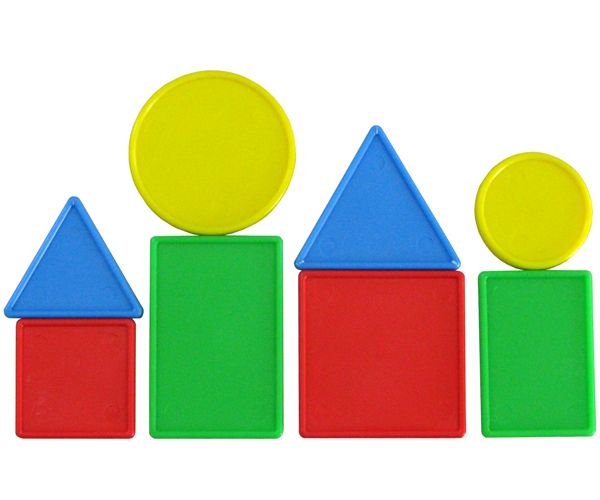
#> input picture exercise_3/assets/image.png, 600 x 500 px
$ python -i image_processor.py   (imports and definitions only)
#> lines starting #> are read from the running program, lines starting #| are printed output that depends on the picture
import cv2
import numpy as np
import os

class ImageProcessor:

    def __init__(self, file_path: str):
        self.file_path = file_path
        self.image = self._load_image()
        self.processed_images = {}

    def _load_image(self) -> np.ndarray:
        """Private method to safely load image."""
        if not os.path.exists(self.file_path):
            raise FileNotFoundError(f"Image not found at: {self.file_path}")

        img = cv2.imread(self.file_path)
#> img is the input picture: shape (500, 600, 3); mean B, G, R 163.3, 198.8, 192.8
        if img is None:
            raise ValueError("Failed to read image data.")
        return img

    def get_metadata(self) -> dict:
        """Returns image dimensions and channel info."""
        height, width, channels = self.image.shape
        return {
            "height": height,
            "width": width,
            "channels": channels
        }

    def show_image(self, window_name: str, image: np.ndarray = None):
        """Displays image in a GUI window."""
        if image is None:
            image = self.image
        cv2.namedWindow(window_name, cv2.WINDOW_NORMAL)
        cv2.resizeWindow(window_name, 640, 320)
        cv2.imshow(window_name, image)

    def show_separate_channels(self):
        """Splits and displays individual B, G, R channels."""
        b, g, r = cv2.split(self.image)
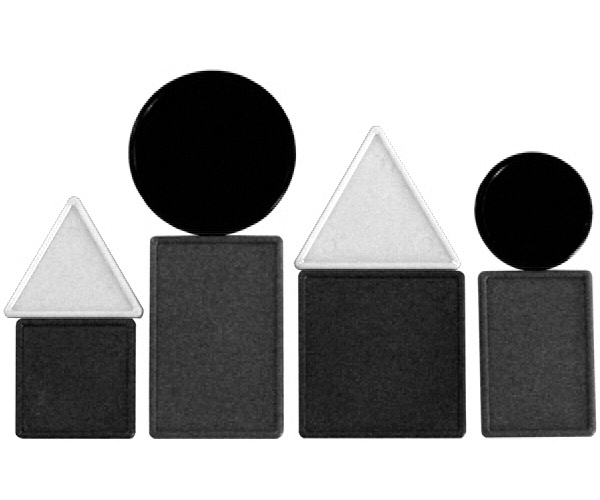
#> b: shape (500, 600); min 0, max 255, mean 163.3
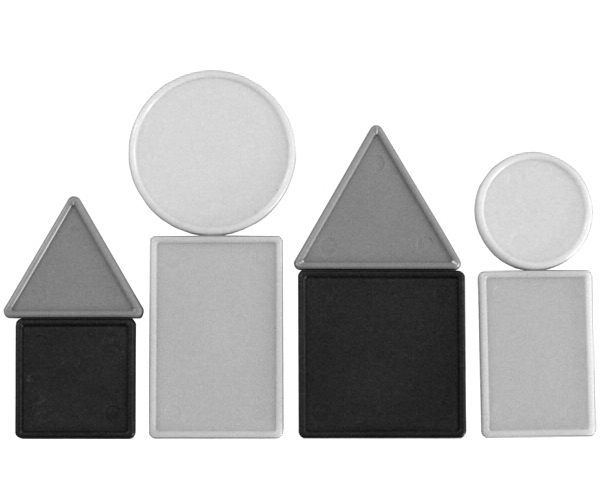
#> g: shape (500, 600); min 9, max 255, mean 198.8
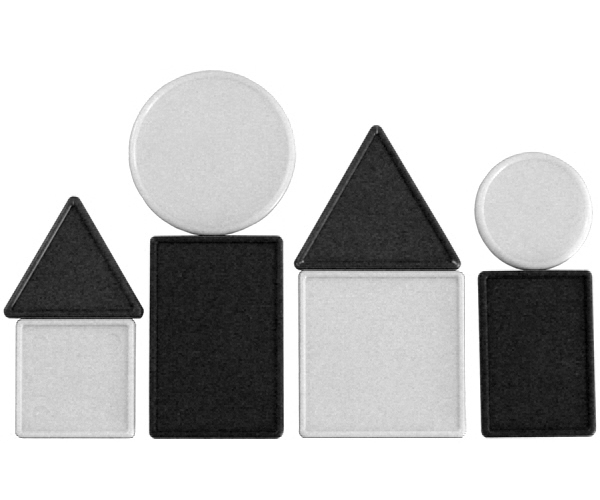
#> r: shape (500, 600); min 0, max 255, mean 192.8

        zeros = np.zeros(self.image.shape[:2], dtype="uint8")

        self.show_image("Channel - Blue", cv2.merge([b, zeros, zeros]))
#> in show_image, `cv2.imshow(window_name, image)`:
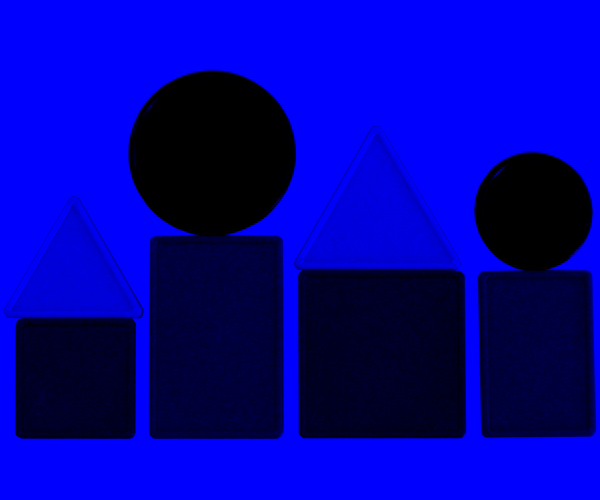
#> window 'Channel - Blue': shape (500, 600, 3); mean B, G, R 163.3, 0, 0
        self.show_image("Channel - Green", cv2.merge([zeros, g, zeros]))
#> call 2 of show_image, with window_name = 'Channel - Green'
#> in show_image (call 2), `cv2.imshow(window_name, image)`:
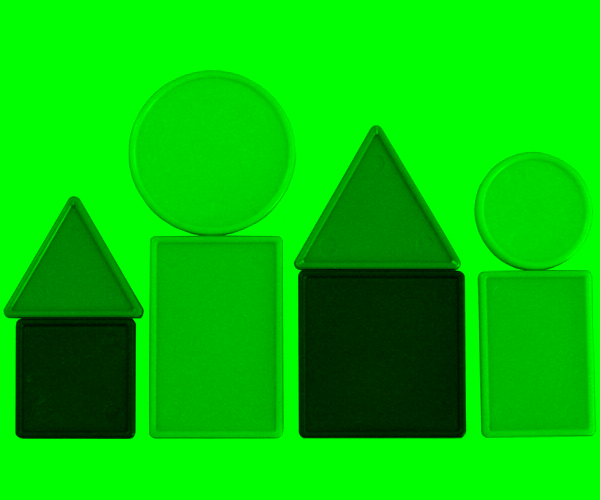
#> window 'Channel - Green': shape (500, 600, 3); mean B, G, R 0, 198.8, 0
        self.show_image("Channel - Red", cv2.merge([zeros, zeros, r]))
#> call 3 of show_image, with window_name = 'Channel - Red'
#> in show_image (call 3), `cv2.imshow(window_name, image)`:
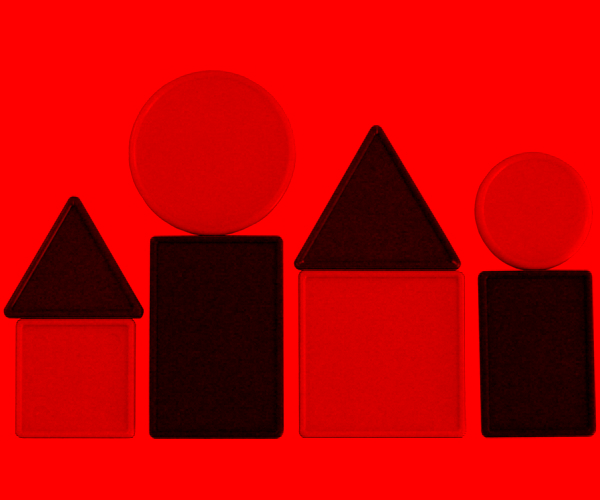
#> window 'Channel - Red': shape (500, 600, 3); mean B, G, R 0, 0, 192.8

    def swap_channels(self, order: str = "RGB") -> np.ndarray:
        b, g, r = cv2.split(self.image)

        if order == "RGB":
            swapped_img = cv2.merge([r, g, b])
        elif order == "GRB":
             swapped_img = cv2.merge([g, r, b])
        else:
            swapped_img = self.image

        self.processed_images['swapped'] = swapped_img
        return swapped_img

    def to_grayscale(self) -> np.ndarray:
        gray_img = cv2.cvtColor(self.image, cv2.COLOR_BGR2GRAY)
        self.processed_images['grayscale'] = gray_img
        return gray_img

    def to_binary(self, threshold_val: int = 127) -> np.ndarray:
        if 'grayscale' not in self.processed_images:
            self.to_grayscale()

        _, binary_img = cv2.threshold(
            self.processed_images['grayscale'],
            threshold_val,
            255,
            cv2.THRESH_BINARY
        )
        self.processed_images['binary'] = binary_img
        return binary_img

    def save_image(self, image: np.ndarray, output_path: str):
        cv2.imwrite(output_path, image)
        print(f"[System] Image saved successfully at: {output_path}")

>>> result = ImageProcessor('../../exercise_3/assets/image.png').show_separate_channels()
